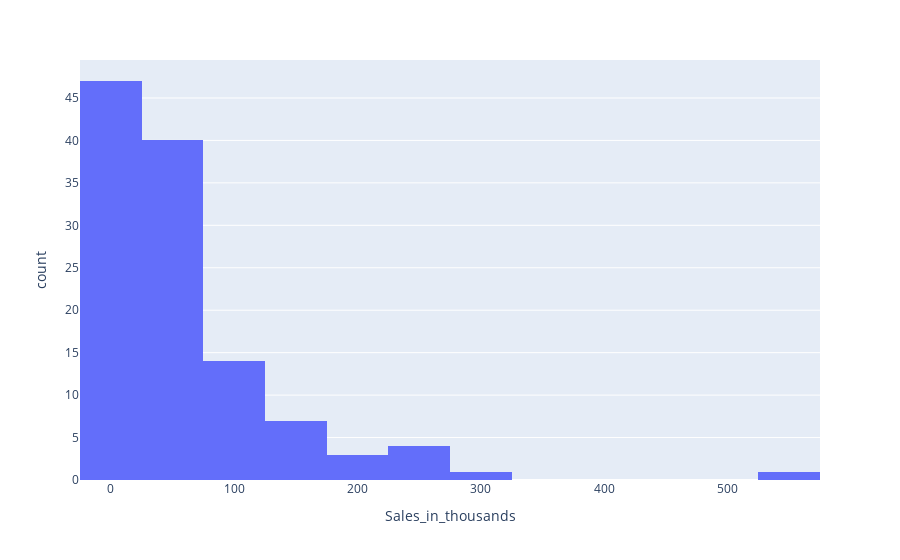

The cell this chart's notebook holds for it:
### Code cell
px.histogram(data_frame=data,x="Sales_in_thousands")

### Figure 1 — Plotly figure (JSON) as saved in the notebook; plotly's stock layout.template omitted (floating-point values rounded to 4 significant figures)
{"data": [{"alignmentgroup": "True", "bingroup": "x", "hovertemplate": "Sales_in_thousands=%{x}<br>count=%{y}<extra></extra>", "legendgroup": "", "marker": {"color": "#636efa", "pattern": {"shape": ""}}, "name": "", "offsetgroup": "", "orientation": "v", "showlegend": false, "type": "histogram", "x": [16.92, 39.38, 8.588, 20.4, 18.78, 1.38, 9.231, 17.53, 91.56, 39.35, 27.85, 83.26, 63.73, 6.536, 11.19, 145.5, 135.1, 24.63, 42.59, 26.4, 17.95, 32.3, 21.86, 7.854, 32.77, 31.15, 32.31, 13.46, 76.03, 4.734, 71.19, 0.916, 227.1, 16.77, 31.04, 111.3, 181.7, 70.23, 113.4, 35.07, 245.8, 63.4, 276.7, 155.8, 125.3, 220.7, 540.6, 199.7, 230.9, 73.2, 12.86, 76.03, 41.18, 66.69, 29.45, 23.71, 55.56, 80.56, 157.0, 24.07, 12.7, 6.375, 13.8, 48.91, 26.23, 42.54, 55.62, 5.711, 0.11, 11.34, 39.35, 14.35, 26.53, 67.96, 81.17, 27.61, 20.38, 18.39, 27.6, 16.77, 3.311, 42.64, 88.09, 79.85, 27.31, 42.57, 1.112, 14.69, 20.02, 24.36, 32.73, 5.24, 24.16, 51.65, 131.1, 19.91, 92.36, 35.95, 8.982, 1.28, 1.866, 80.62, 24.55, 5.223, 142.5, 248.0, 63.85, 33.27, 84.09, 25.11, 68.41, 9.835, 9.761, 83.72, 51.1, 9.569, 5.596], "xaxis": "x", "yaxis": "y"}], "layout": {"barmode": "relative", "legend": {"tracegroupgap": 0}, "margin": {"t": 60}, "xaxis": {"anchor": "y", "domain": [0, 1], "title": {"text": "Sales_in_thousands"}}, "yaxis": {"anchor": "x", "domain": [0, 1], "title": {"text": "count"}}}}
